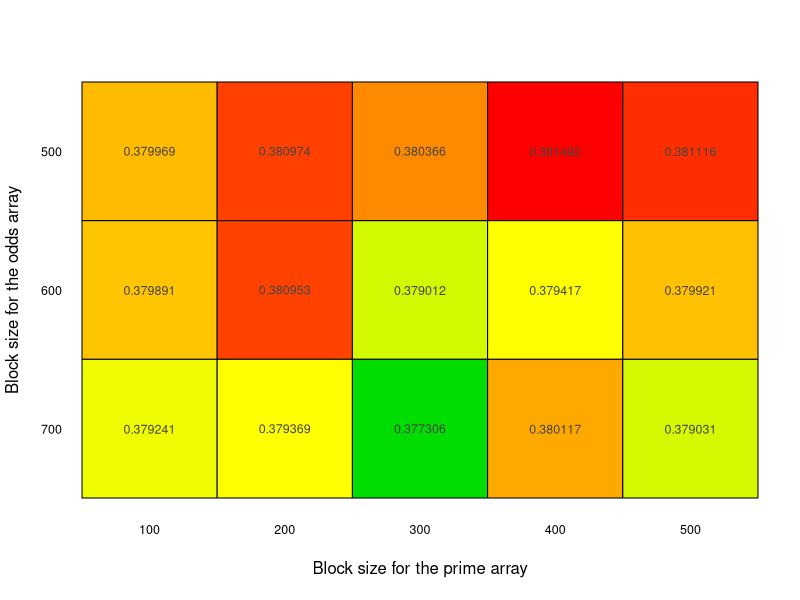

The R source for this figure:
library(data.table)
library(ggplot2)
library(reshape)
library(xtable)
library(plotrix)

data <- read.csv("cache2.csv", header = F)
data <- data[,c(1,2,6)]
names(data) = c("CO","CP","Time")
data <- data.table(data)
data <- unique(data[, Time:=mean(Time), by=list(CO, CP)])

# legend_title = "Optimization"
# breaks = c("S0", "S1","S2","S3")
# labels = c("Baseline", "Remove evens", "Remove Bcast", "Reorder loops")
# 
# g = ggplot(data=data, aes(x=factor(Cores), y=Time, group=S, colour=S, shape=S)) +
#   geom_line(aes(linetype=S)) +
#   geom_point(size=2.5) +
#   labs(x="Number of processors", y="Time (sec)") +
#   scale_colour_discrete(name = legend_title, breaks = breaks, labels = labels) +
#   scale_shape_discrete(name = legend_title,  breaks = breaks, labels = labels) +
#   scale_linetype_discrete(name = legend_title, breaks = breaks, labels = labels)
# 
# pdf("plot2.pdf", width = 10.5, height = 7.5)
# plot(g)
# dev.off()

table = cast(data, CO ~ CP)
# names(table) = c("Cache", labels)
# table[4,5] = NA
table = table[3:5,]
pdf("cache2.pdf", width = 7, height = 5)
color2D.matplot(table[,2:ncol(table)], 
                show.values = 6,
                axes = F,
                xlab = "Block size for the prime array",
                ylab = "Block size for the odds array",
                vcex = 0.75,
                vcol = "#444444",
                yrev = T,
                na.color = "green",
                extremes = c("#00DD00","yellow", "red"))
axis(1, at = seq_len(ncol(table) - 1) - 0.5, labels = names(table)[2:ncol(table)], tick = FALSE, cex.axis = 0.75)
axis(2, at = seq_len(nrow(table)) - 0.5, labels = rev(table$CO), tick = FALSE, las = 1, cex.axis = 0.75)
# textbox(c(3.15,4), 1.55, c("0.379629"), box = F, cex=.85, col="black")
dev.off()
# table = xtable(table, caption = "Comparing the different values of cache size for odds and prime arrays.", label = "tab:table3", align="cccccc")
# addtorow <- list()
# addtorow$pos <- list(0)
# addtorow$command <- c(paste0("\\textbf{Number of} & \\multicolumn{4}{c}{\\textbf{", legend_title,"}} \\\\\n \\textbf{Cores} & \\textbf{", paste0(labels, collapse = "} & \\textbf{"), "} \\\\\n"))
# print(table, include.rownames=F, add.to.row = addtorow, booktabs = T, include.colnames=F, file="tbl_table3.tex")
